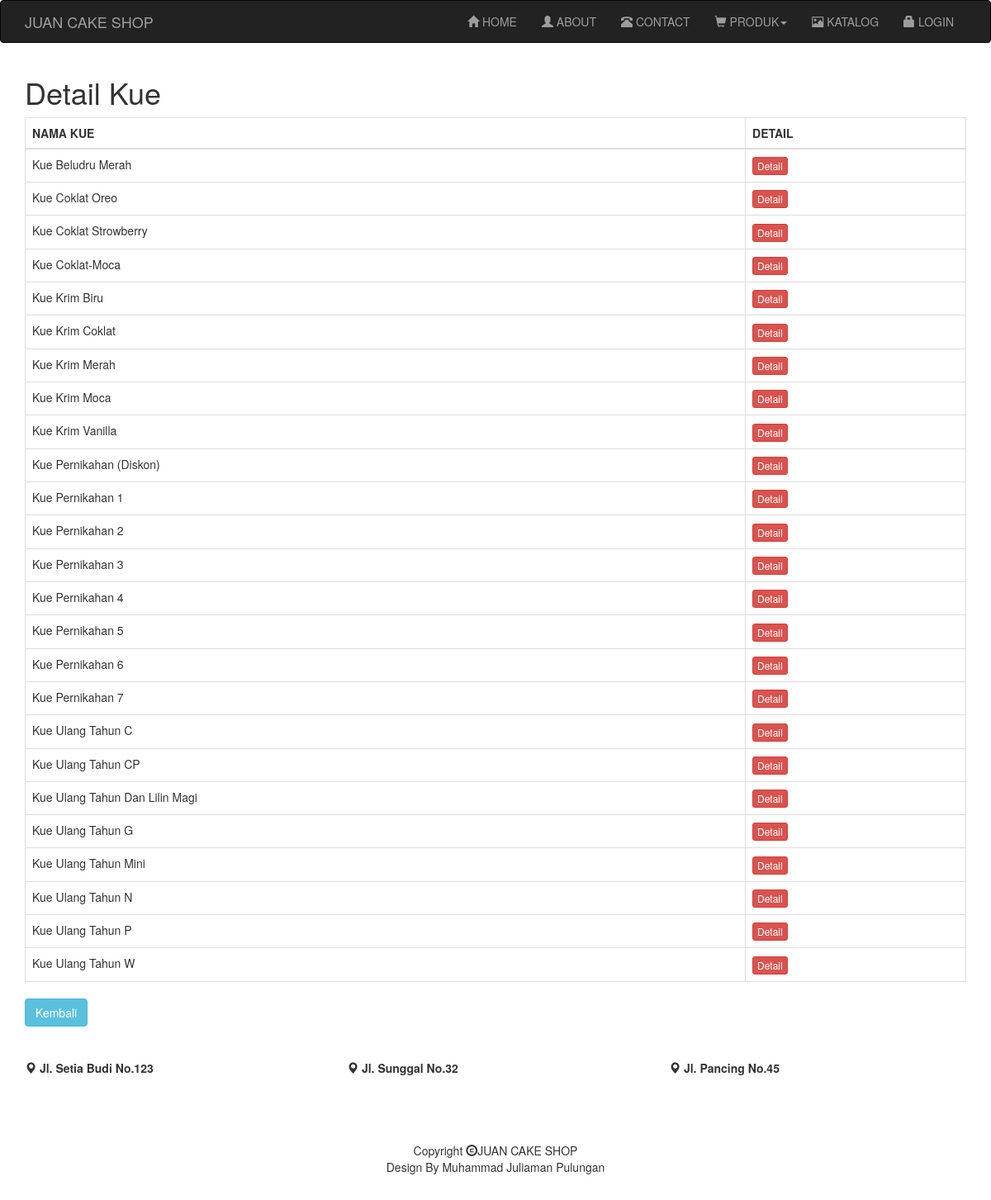
Page /tampil-detail.php on the committed database.
### tables this page shows
CREATE TABLE `detail` (
  `id_detail` int(2) NOT NULL,
  `nama` varchar(30) NOT NULL,
  `ukuran` varchar(30) NOT NULL,
  `bentuk` varchar(30) NOT NULL,
  `varian` varchar(30) NOT NULL,
  `toping` varchar(100) NOT NULL,
  `harga` int(20) NOT NULL
);

### tampil-detail.php (the view, shortened to what this page needs)
<?php include "header.php"; ?>
<div class="container">
    <div class="row">
        <div class="col-md-12">
        <h1>Detail Kue</h1>
        <table id="dataTables" class="table table-bordered">
        <thead>
            <tr>
                <th>NAMA KUE</th><th>DETAIL</th>
            </tr>
        </thead>
        <tbody>
        <?php
        include "koneksi.php";
        $sql=$koneksi->query("select * from detail order by nama ASC");
        while($row= $sql->fetch_assoc()){
        ?>
            <tr>
                <td><?php echo $row['nama']?></td>
                <td>
                <a href="edit-detail.php?id=<?php echo $row['id_detail']?>">
                    <button class="btn btn-xs btn-danger">Detail</button>
                </a>
                </td>
            </tr>
        <?php
        }
        ?>
        </tbody>
        </table>
            <a class="btn btn-info" href="kue krim mentega.php" role="button">Kembali</a>
        </div>
    </div>
</div>
<br>
<br>
<?php include "footer.php";?>

### header.php (shortened to what this page needs)
<!DOCTYPE html>
<html>
<head>
	<link href="bootstrap/css/bootstrap.min.css" rel="stylesheet">
</head>
<body>
	<nav class="navbar navbar-inverse">
		<div class="container">
		<div class="navbar-header">
			<a class="navbar-brand" href="index.html">JUAN CAKE SHOP</a>
		</div>
		<div class="collapse navbar-collapse" id="bs-example-navbar-collapse-1">
			<ul class="nav navbar-nav navbar-right">
                <li><a href="index.php"><span class="glyphicon glyphicon-home"></span> HOME <span class="sr-only">(current)</span></a></li>
                <li><a href="about.php"><span class="glyphicon glyphicon-user"></span> ABOUT</a></li>
                <li><a href="contac.php"><span class="glyphicon glyphicon-phone-alt"></span> CONTACT </a></li>
				<li class="dropdown">
            	<a href=""data-toggle="dropdown"><span class="glyphicon glyphicon-shopping-cart"></span> PRODUK<span class="caret"></span></a>
				</li>
				<li><a href="katalog.php"><span class="glyphicon glyphicon-picture"></span> KATALOG</a></li>
				<li><a href="login.php"><span class="glyphicon glyphicon-lock"></span> LOGIN</a></li>
            </ul>
		</div>
		</div>
	</nav>

### footer.php (shortened to what this page needs)
<div class="container">
		<div class="row">
		  <div class="col-md-4">
			<b class="leade"><span class="glyphicon glyphicon-map-marker"></span> Jl. Setia Budi No.123 </b>
		  </div>
		  <div class="col-md-4">
			<b class="leade"><span class="glyphicon glyphicon-map-marker"></span> Jl. Sunggal No.32 </b>
		  </div>
		  <div class="col-md-4">
			<b class="leade"><span class="glyphicon glyphicon-map-marker"></span> Jl. Pancing No.45</b>
		  </div>
        </div>
	</div>
	<br></br>
	<br></br>
	<div class="container">
        <div class="row">
          <div class="col-md-12">
            <center>Copyright <span class="glyphicon glyphicon-copyright-mark"></span>JUAN CAKE SHOP
			<p> Design By Muhammad Juliaman Pulungan</p><br/>
            </center>
        	</div>
        </div>
	</div>
	</body>
</html>

### rows in the picture
detail: nama "Kue Beludru Merah"
detail: nama "Kue Coklat Oreo"
detail: nama "Kue Coklat Strowberry"
detail: nama "Kue Coklat-Moca"
detail: nama "Kue Krim Biru"
detail: nama "Kue Krim Coklat"
detail: nama "Kue Krim Merah"
detail: nama "Kue Krim Moca"
detail: nama "Kue Krim Vanilla"
detail: nama "Kue Pernikahan (Diskon)"
detail: nama "Kue Pernikahan 1"
detail: nama "Kue Pernikahan 2"
detail: nama "Kue Pernikahan 3"
detail: nama "Kue Pernikahan 4"
detail: nama "Kue Pernikahan 5"
detail: nama "Kue Pernikahan 6"
detail: nama "Kue Pernikahan 7"
detail: nama "Kue Ulang Tahun C"
detail: nama "Kue Ulang Tahun CP"
detail: nama "Kue Ulang Tahun Dan Lilin Magi"
detail: nama "Kue Ulang Tahun G"
detail: nama "Kue Ulang Tahun Mini"
detail: nama "Kue Ulang Tahun N"
detail: nama "Kue Ulang Tahun P"
detail: nama "Kue Ulang Tahun W"
